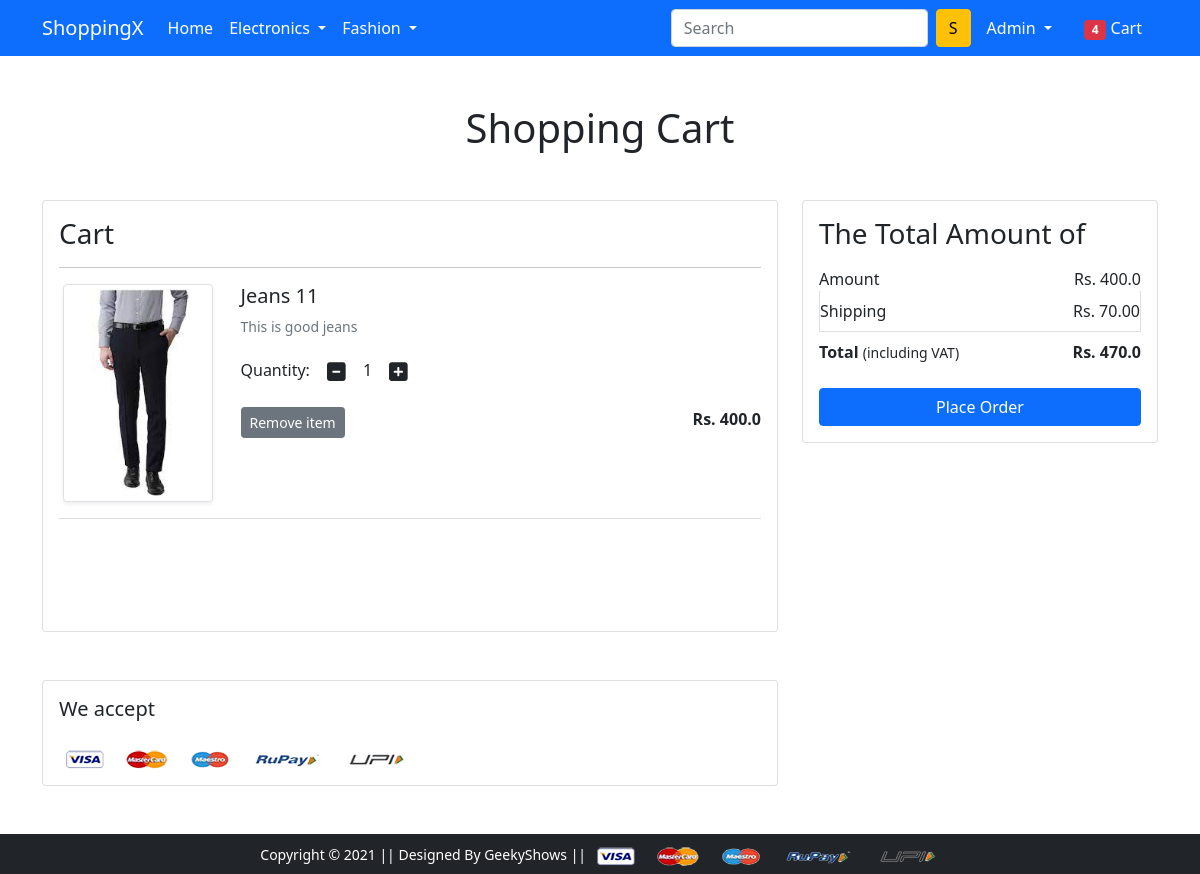
The app's page /cart/ (signed in) with its own data.
### app/models.py (models this page shows, shortened)
class Cart(models.Model):
    user = models.ForeignKey(User, on_delete=models.CASCADE)
    product = models.ForeignKey(Product, on_delete=models.CASCADE)
    quantity = models.PositiveIntegerField(default=1)
    @property
    def total_cost(self):
        return self.quantity * self.product.discounted_price

class Product(models.Model):
    title = models.CharField(max_length=100)
    selling_price = models.FloatField()
    discounted_price = models.FloatField()
    description = models.TextField()
    brand = models.CharField(max_length=100)
    category = models.CharField(choices = CATEGORY_CHOICES, max_length=2)
    product_image= models.ImageField(upload_to ='productimg')

### app/views.py (the view)
# urls.py: path('cart/', views.show_cart, name="showcart"),
@login_required
def show_cart(request):
    if request.user.is_authenticated:
        user = request.user
        cart = Cart.objects.filter(user=user)
        amount = 0.0
        shipping_amount = 70.0
        total_amount = 0.0
        cart_product = [p for p in Cart.objects.all() if p.user == user]
        if cart_product:
            for p in cart_product:
                tempamount = (p.quantity * p.product.discounted_price)
                amount += tempamount
                total_amount = amount + shipping_amount
        else:
            return render(request, 'app/emptycart.html')
        context = {
            'carts':cart,
            'total_amount':total_amount,
            'amount':amount
        }
        return render(request, 'app/addtocart.html', context)
    else:
        return render(request, 'app/emptycart.html')

### app/templates/app/addtocart.html (shortened to what this page needs)
{% extends 'app/base.html' %}
{% load static %}
{% block main-content %}
<div class="container my-5">
  <div class="row">
    <h1 class="text-center mb-5">Shopping Cart</h1>
    <div class="col-sm-8">
    <div class="card">
      <div class="card-body">
      <h3>Cart</h3>
      {% for cart in carts %}
        <hr>
        <div class="row">
          <div class="col-sm-3 text-center align-self-center"><img src="{{cart.product.product_image.url}}" alt="" srcset="" class="img-fluid img-thumbnail shadow-sm" height="150" width="150"> </div>
            <div class="col-sm-9">
              <div>
                <h5>{{cart.product.title}}</h5>
                <p class="mb-2 text-muted small">{{cart.product.description}}</p>
                <div class="my-3">
                  <label for="quantity">Quantity:</label>
                  <a class="minus-cart btn" pid="{{cart.product.id}}"><i class="fas fa-minus-square fa-lg"></i></a>
                    <span id="quantity">{{cart.quantity}}</span>
                  <a class="plus-cart btn" pid="{{cart.product.id}}"><i class="fas fa-plus-square fa-lg"></i></a>
                </div>
                <div class="d-flex justify-content-between">
                  <a href="#" class="btn btn-sm btn-secondary mr-3 remove-cart" pid="{{cart.product.id}}">Remove item </a>
                  <p class="mb-0"><span><strong >Rs. {{cart.total_cost}}</strong></span></p>
              </div>
            </div>
          </div>
        </div>
      {% endfor %}
      <hr class="text-muted">
        </div>
        </div>
      </div>
    <div class="col-sm-4">
    <div class="card">
      <div class="card-body">
        <h3>The Total Amount of</h3>
        <ul class="list-group">
        <li class="list-group-item d-flex justify-content-between align-items-center border-0 px-0 pb-0">Amount<span id="amount">Rs. {{amount}}</span></li>
        <li class="list-group-item d-flex justify-content-between align-items-center px-0">Shipping<span>Rs. 70.00</span></li>
        <li class="list-group-item d-flex justify-content-between align-items-center border-0 px-0 mb-3">
          <div>
            <strong>Total</strong> <small>(including VAT)</small>
          </div>
          <span><strong id="total_amount">Rs. {{total_amount}}</strong></span>
        </li>
        </ul>
        <div class="d-grid"><a href="{% url 'checkout' %}" class="btn btn-primary">Place Order</a></div>
      </div>
    </div>
    </div>
  </div>
</div>
<div class="container">
<div class="row">
  <div class="col-sm-8">
  <div class="card">
    <div class="card-body">
      <h5 class="mb-4">We accept</h5>
      <img src="{% static 'app/images/payment.png' %}" alt="" class="img-fluid">
    </div>
  </div>
  </div>
</div>
</div>
{% endblock main-content %}

### app/templates/app/base.html (shortened to what this page needs)
<!doctype html>
{% load static %}
<html lang="en">
  <head>
    <link href="https://cdn.jsdelivr.net/npm/bootstrap@5.0.0-beta1/dist/css/bootstrap.min.css" rel="stylesheet">
    <link rel="stylesheet" href="{% static 'app/css/owl.carousel.min.css' %}">
    <link rel="stylesheet" href="{% static 'app/css/all.min.css' %}">
    <link rel="stylesheet" href="{% static 'app/css/style.css' %}">
  </head>
  <body>
    <nav class="navbar navbar-expand-lg navbar-dark bg-primary">
    <div class="container">
      <a class="navbar-brand" href="/">ShoppingX</a>
      <div class="collapse navbar-collapse" id="navbarSupportedContent">
        <ul class="navbar-nav me-auto mb-2 mb-lg-0">
          <li class="nav-item">
            <a class="nav-link active" aria-current="page" href="/">Home</a>
          </li>
          <li class="nav-item dropdown">
            <a class="nav-link dropdown-toggle text-white" href="#" id="electronicsDropdown" role="button" data-bs-toggle="dropdown" aria-expanded="false">
              Electronics
            </a>
          </li>
          <li class="nav-item dropdown">
            <a class="nav-link dropdown-toggle text-white" href="#" id="fashionDropdown" role="button" data-bs-toggle="dropdown" aria-expanded="false">
              Fashion
            </a>
          </li>
        </ul>
        <form class="d-flex">
          <input class="form-control me-2" type="search" placeholder="Search" aria-label="Search">
          <button class="btn btn-warning" type="submit">S</button>
        </form>
        <div>
          <ul class="navbar-nav me-auto mb-2 mb-lg-0">
          {% if request.user.is_authenticated %}
          <li class="nav-item dropdown mx-2">
              <a class="nav-link dropdown-toggle text-white" href="#" id="profileDropdown" role="button" data-bs-toggle="dropdown" aria-expanded="false">
                {{request.user.username|capfirst}}
              </a>
            </li>
            <li class="nav-item mx-2">
            <a href="{% url 'showcart' %}" class="nav-link text-white"><span class="badge bg-danger">4</span> Cart </a>
            </li>
            {% endif %}
          </ul>
        </div>
      </div>
    </div>
    </nav>
    {% block main-content %} {% endblock main-content %}
    <footer class="container-fluid bg-dark text-center p-2 mt-5">
        <small class="text-white">Copyright &copy; 2021 || Designed By GeekyShows || </small>
        <img src="{% static 'app/images/payment.png' %}" alt="" srcset="" class="img-fluid" height="2px">
    </footer>
  </body>
</html>

### records on screen
Cart: product.product_image (picture), product "Jeans 11", product.description "This is good jeans", quantity "1", total_cost "400.0"

### other values on screen
{{ request.user.username|capfirst }} "Admin"
{{ amount }} "400.0"
{{ total_amount }} "470.0"
